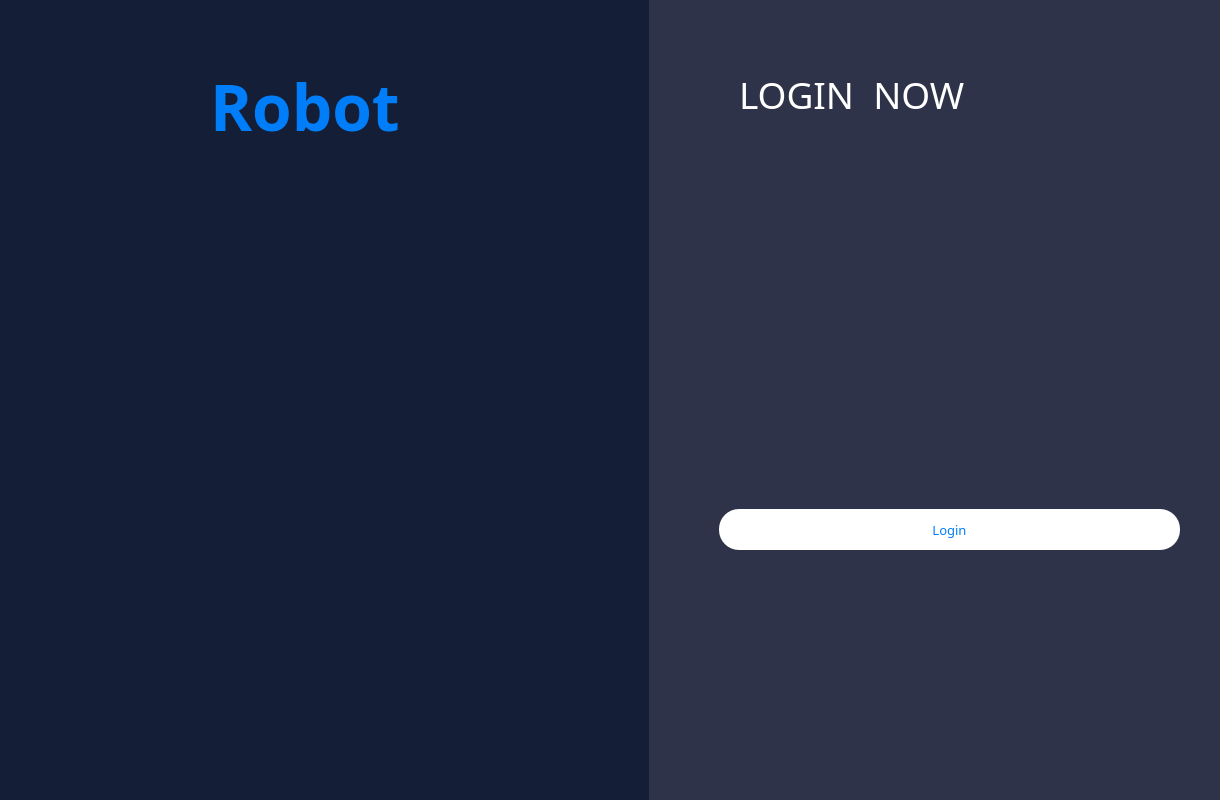
<?xml version="1.0" encoding="UTF-8"?>
<ui version="4.0">
 <class>Dialog</class>
 <widget class="QDialog" name="Dialog">
  <property name="geometry">
   <rect>
    <x>0</x>
    <y>0</y>
    <width>1220</width>
    <height>800</height>
   </rect>
  </property>
  <property name="windowTitle">
   <string>Dialog</string>
  </property>
  <widget class="QWidget" name="widget" native="true">
   <property name="geometry">
    <rect>
     <x>0</x>
     <y>0</y>
     <width>651</width>
     <height>821</height>
    </rect>
   </property>
   <property name="styleSheet">
    <string notr="true">background-color: rgb(20, 30, 54);</string>
   </property>
   <widget class="QLabel" name="label">
    <property name="geometry">
     <rect>
      <x>210</x>
      <y>40</y>
      <width>241</width>
      <height>131</height>
     </rect>
    </property>
    <property name="font">
     <font>
      <family>SF Pro Rounded</family>
      <pointsize>48</pointsize>
      <weight>75</weight>
      <bold>true</bold>
     </font>
    </property>
    <property name="styleSheet">
     <string notr="true">color: rgb(0, 126, 249);</string>
    </property>
    <property name="text">
     <string>Robot</string>
    </property>
   </widget>
   <widget class="QLabel" name="label_2">
    <property name="geometry">
     <rect>
      <x>180</x>
      <y>170</y>
      <width>371</width>
      <height>491</height>
     </rect>
    </property>
    <property name="styleSheet">
     <string notr="true">
image: url(:/images/ICONS/Robot2.png);</string>
    </property>
    <property name="text">
     <string/>
    </property>
   </widget>
  </widget>
  <widget class="QWidget" name="widget_2" native="true">
   <property name="geometry">
    <rect>
     <x>649</x>
     <y>-1</y>
     <width>571</width>
     <height>801</height>
    </rect>
   </property>
   <property name="styleSheet">
    <string notr="true">
background-color: rgb(46, 51, 73);</string>
   </property>
   <widget class="QPushButton" name="pushButton">
    <property name="geometry">
     <rect>
      <x>70</x>
      <y>510</y>
      <width>461</width>
      <height>41</height>
     </rect>
    </property>
    <property name="font">
     <font>
      <family>SF Pro Rounded</family>
      <pointsize>10</pointsize>
      <weight>10</weight>
      <italic>false</italic>
      <bold>false</bold>
     </font>
    </property>
    <property name="styleSheet">
     <string notr="true">border-radius:20px ;
color: rgb(0, 126, 249);
font: 81 10pt &quot;SF Pro Rounded&quot;;
background-color: rgb(255, 255, 255);</string>
    </property>
    <property name="text">
     <string>Login</string>
    </property>
    <property name="autoDefault">
     <bool>true</bool>
    </property>
    <property name="default">
     <bool>false</bool>
    </property>
    <property name="flat">
     <bool>false</bool>
    </property>
   </widget>
   <widget class="QLabel" name="label_4">
    <property name="geometry">
     <rect>
      <x>90</x>
      <y>30</y>
      <width>331</width>
      <height>131</height>
     </rect>
    </property>
    <property name="font">
     <font>
      <family>SF Pro Rounded</family>
      <pointsize>28</pointsize>
      <weight>10</weight>
      <italic>false</italic>
      <bold>false</bold>
     </font>
    </property>
    <property name="styleSheet">
     <string notr="true">color:rgb(255, 255, 255);
background-color: transparent;
font: 81 28pt &quot;SF Pro Rounded&quot;;</string>
    </property>
    <property name="text">
     <string>LOGIN  NOW</string>
    </property>
   </widget>
  </widget>
  <widget class="QWidget" name="layoutWidget">
   <property name="geometry">
    <rect>
     <x>0</x>
     <y>0</y>
     <width>2</width>
     <height>2</height>
    </rect>
   </property>
   <layout class="QVBoxLayout" name="verticalLayout"/>
  </widget>
 </widget>
 <resources>
  <include location="ICONS/homepage.qrc"/>
  <include location="res.qrc"/>
 </resources>
 <connections/>
</ui>
